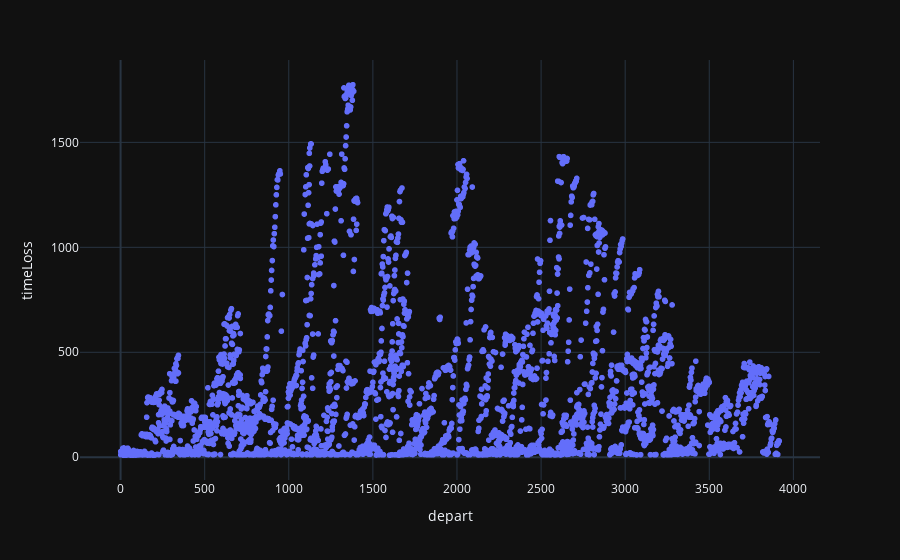

Here is the notebook cell this chart was saved with:
### Code cell
fig = px.scatter(df, x="depart", y="timeLoss")
fig.show()

### Figure 1 — Plotly figure (JSON) as saved in the notebook; plotly's stock layout.template omitted (floating-point values rounded to 4 significant figures; data arrays with more than 128 entries replaced by an {"elided": "..."} marker saying what was removed)
{"data": [{"hovertemplate": "depart=%{x}<br>timeLoss=%{y}<extra></extra>", "legendgroup": "", "marker": {"color": "#636efa", "symbol": "circle"}, "mode": "markers", "name": "", "showlegend": false, "x": {"elided": "3524 float values"}, "xaxis": "x", "y": {"elided": "3524 float values"}, "yaxis": "y", "type": "scattergl"}], "layout": {"xaxis": {"anchor": "y", "domain": [0.0, 1.0], "title": {"text": "depart"}}, "yaxis": {"anchor": "x", "domain": [0.0, 1.0], "title": {"text": "timeLoss"}}, "legend": {"tracegroupgap": 0}, "margin": {"t": 60}}}
